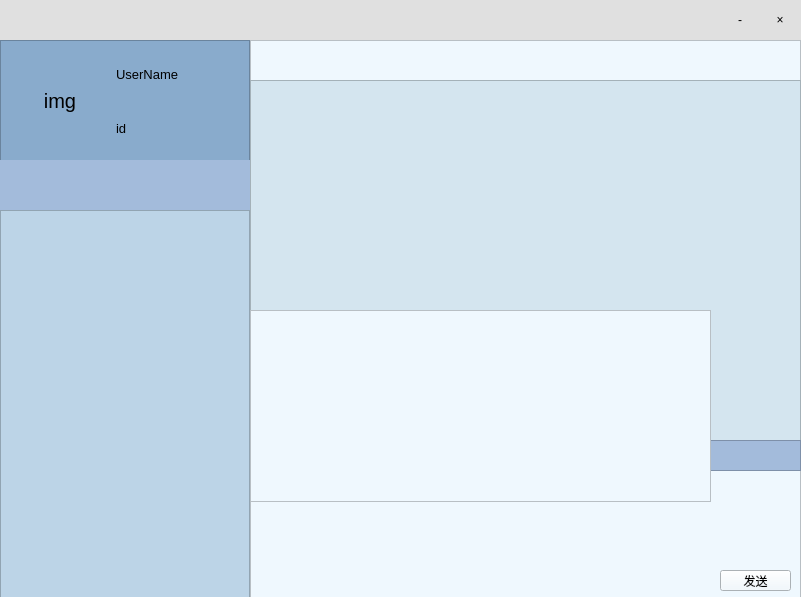
<?xml version="1.0" encoding="UTF-8"?>
<ui version="4.0">
 <class>MainWindow</class>
 <widget class="QWidget" name="MainWindow">
  <property name="geometry">
   <rect>
    <x>0</x>
    <y>0</y>
    <width>801</width>
    <height>597</height>
   </rect>
  </property>
  <property name="windowTitle">
   <string>Form</string>
  </property>
  <property name="styleSheet">
   <string notr="true">QWidget#MainWindow {
    background-color: #E0E0E0;
    border-radius: 20px; /* 调整这个值以设置不同的圆角大小 */
    padding: 20px;
}</string>
  </property>
  <widget class="QToolButton" name="button_mini">
   <property name="geometry">
    <rect>
     <x>720</x>
     <y>0</y>
     <width>40</width>
     <height>40</height>
    </rect>
   </property>
   <property name="styleSheet">
    <string notr="true">#button_mini {
    border: none;
    background-color: transparent;
	border-image: url(:/img/btn_mini.png);
}

#button_mini:hover {
    background-color: #E1E1E1;
	border-image: url(:/img/btn_mini_hover.png);
}

#button_mini:pressed {
    background-color: #BDBDBD;
}</string>
   </property>
   <property name="text">
    <string>-</string>
   </property>
   <property name="icon">
    <iconset>
     <normaloff>:/img/091f3aa07ace0739df8dbda1e6d51eb.jpg</normaloff>:/img/091f3aa07ace0739df8dbda1e6d51eb.jpg</iconset>
   </property>
   <property name="iconSize">
    <size>
     <width>40</width>
     <height>40</height>
    </size>
   </property>
  </widget>
  <widget class="QToolButton" name="button_close">
   <property name="geometry">
    <rect>
     <x>760</x>
     <y>0</y>
     <width>40</width>
     <height>40</height>
    </rect>
   </property>
   <property name="focusPolicy">
    <enum>Qt::StrongFocus</enum>
   </property>
   <property name="styleSheet">
    <string notr="true">#button_close {
    border: none;
    background-color: transparent;
	border-image: url(:/img/btn_close_origin.png);
}

#button_close:hover {
    background-color: #E1E1E1;
	
	border-image: url(:/img/btn_close_hover.png);
}

#button_close:pressed {
    background-color: #BDBDBD;
}</string>
   </property>
   <property name="text">
    <string>×</string>
   </property>
   <property name="icon">
    <iconset>
     <normaloff>:/img/close_2.jpg</normaloff>:/img/close_2.jpg</iconset>
   </property>
   <property name="iconSize">
    <size>
     <width>50</width>
     <height>50</height>
    </size>
   </property>
  </widget>
  <widget class="QLabel" name="label_APPicon">
   <property name="geometry">
    <rect>
     <x>0</x>
     <y>0</y>
     <width>51</width>
     <height>40</height>
    </rect>
   </property>
   <property name="styleSheet">
    <string notr="true">border-image: url(:/img/twwwww_icon.png);</string>
   </property>
   <property name="text">
    <string/>
   </property>
  </widget>
  <widget class="QFrame" name="frame_barList">
   <property name="geometry">
    <rect>
     <x>0</x>
     <y>40</y>
     <width>250</width>
     <height>561</height>
    </rect>
   </property>
   <property name="styleSheet">
    <string notr="true">background-color: rgb(137,171,204);</string>
   </property>
   <property name="frameShape">
    <enum>QFrame::StyledPanel</enum>
   </property>
   <property name="frameShadow">
    <enum>QFrame::Raised</enum>
   </property>
   <widget class="QFrame" name="frame_friend">
    <property name="geometry">
     <rect>
      <x>0</x>
      <y>170</y>
      <width>250</width>
      <height>390</height>
     </rect>
    </property>
    <property name="styleSheet">
     <string notr="true">background-color: rgb(188,212,231);</string>
    </property>
    <property name="frameShape">
     <enum>QFrame::StyledPanel</enum>
    </property>
    <property name="frameShadow">
     <enum>QFrame::Raised</enum>
    </property>
   </widget>
   <widget class="QFrame" name="frame_group">
    <property name="geometry">
     <rect>
      <x>0</x>
      <y>170</y>
      <width>250</width>
      <height>390</height>
     </rect>
    </property>
    <property name="styleSheet">
     <string notr="true">background-color: rgb(188,212,231);</string>
    </property>
    <property name="frameShape">
     <enum>QFrame::StyledPanel</enum>
    </property>
    <property name="frameShadow">
     <enum>QFrame::Raised</enum>
    </property>
   </widget>
   <widget class="QFrame" name="frame_add">
    <property name="geometry">
     <rect>
      <x>0</x>
      <y>170</y>
      <width>250</width>
      <height>390</height>
     </rect>
    </property>
    <property name="styleSheet">
     <string notr="true">background-color: rgb(188,212,231);</string>
    </property>
    <property name="frameShape">
     <enum>QFrame::StyledPanel</enum>
    </property>
    <property name="frameShadow">
     <enum>QFrame::Raised</enum>
    </property>
   </widget>
   <widget class="QFrame" name="frame">
    <property name="geometry">
     <rect>
      <x>0</x>
      <y>120</y>
      <width>251</width>
      <height>50</height>
     </rect>
    </property>
    <property name="styleSheet">
     <string notr="true">background-color: rgb(163,187,219);</string>
    </property>
    <property name="frameShape">
     <enum>QFrame::StyledPanel</enum>
    </property>
    <property name="frameShadow">
     <enum>QFrame::Raised</enum>
    </property>
    <widget class="QWidget" name="layoutWidget_2">
     <property name="geometry">
      <rect>
       <x>0</x>
       <y>0</y>
       <width>251</width>
       <height>52</height>
      </rect>
     </property>
     <layout class="QHBoxLayout" name="buttons_layout">
      <item>
       <widget class="QToolButton" name="button_friendlist">
        <property name="minimumSize">
         <size>
          <width>50</width>
          <height>50</height>
         </size>
        </property>
        <property name="maximumSize">
         <size>
          <width>50</width>
          <height>50</height>
         </size>
        </property>
        <property name="styleSheet">
         <string notr="true">QToolButton#button_friendlist
{
	background-color: transparent;
	border: none;
	border-image: url(:/img/btn_friendlist1.png);
}

QToolButton:hover#button_friendlist
{
	background-color: transparent;
	border: none;
	border-image: url(:/img/btn_friendlist2.png);
}</string>
        </property>
        <property name="iconSize">
         <size>
          <width>70</width>
          <height>70</height>
         </size>
        </property>
       </widget>
      </item>
      <item>
       <widget class="QToolButton" name="button_grouplist">
        <property name="minimumSize">
         <size>
          <width>50</width>
          <height>50</height>
         </size>
        </property>
        <property name="maximumSize">
         <size>
          <width>50</width>
          <height>50</height>
         </size>
        </property>
        <property name="styleSheet">
         <string notr="true">QToolButton#button_grouplist
{
	background-color: transparent;
	border: none;
	
	border-image: url(:/img/btn_grouplist1.png);
}

QToolButton:hover#button_grouplist
{
	background-color: transparent;
	border: none;
	
	border-image: url(:/img/btn_grouplist2.png);
	
}</string>
        </property>
        <property name="text">
         <string/>
        </property>
        <property name="iconSize">
         <size>
          <width>65</width>
          <height>65</height>
         </size>
        </property>
       </widget>
      </item>
      <item>
       <widget class="QToolButton" name="button_add">
        <property name="minimumSize">
         <size>
          <width>50</width>
          <height>50</height>
         </size>
        </property>
        <property name="maximumSize">
         <size>
          <width>50</width>
          <height>50</height>
         </size>
        </property>
        <property name="styleSheet">
         <string notr="true">QToolButton#button_add
{
	background-color: transparent;
	border: none;
	
	border-image: url(:/img/btn_addcreate1.png);
	
}

QToolButton:hover#button_add
{
	background-color: transparent;
	border: none;
	
	border-image: url(:/img/btn_addcreate2.png);
}</string>
        </property>
        <property name="text">
         <string/>
        </property>
        <property name="iconSize">
         <size>
          <width>60</width>
          <height>60</height>
         </size>
        </property>
       </widget>
      </item>
      <item>
       <widget class="QToolButton" name="button_setting">
        <property name="minimumSize">
         <size>
          <width>50</width>
          <height>50</height>
         </size>
        </property>
        <property name="maximumSize">
         <size>
          <width>50</width>
          <height>50</height>
         </size>
        </property>
        <property name="styleSheet">
         <string notr="true">QToolButton#button_setting
{
	background-color: transparent;
	border: none;
	
	border-image: url(:/img/btn_setting1.png);
}

QToolButton:hover#button_setting
{
	background-color: transparent;
	border: none;
	
	border-image: url(:/img/btn_setting2.png);
}</string>
        </property>
        <property name="text">
         <string/>
        </property>
        <property name="iconSize">
         <size>
          <width>50</width>
          <height>50</height>
         </size>
        </property>
       </widget>
      </item>
     </layout>
    </widget>
   </widget>
   <widget class="QFrame" name="frame_setting">
    <property name="geometry">
     <rect>
      <x>0</x>
      <y>170</y>
      <width>250</width>
      <height>391</height>
     </rect>
    </property>
    <property name="styleSheet">
     <string notr="true">background-color: rgb(188,212,231);</string>
    </property>
    <property name="frameShape">
     <enum>QFrame::StyledPanel</enum>
    </property>
    <property name="frameShadow">
     <enum>QFrame::Raised</enum>
    </property>
   </widget>
   <widget class="QWidget" name="layoutWidget_3">
    <property name="geometry">
     <rect>
      <x>10</x>
      <y>10</y>
      <width>201</width>
      <height>102</height>
     </rect>
    </property>
    <layout class="QHBoxLayout" name="horizontalLayout_10">
     <item>
      <widget class="QToolButton" name="button_user_image">
       <property name="minimumSize">
        <size>
         <width>100</width>
         <height>100</height>
        </size>
       </property>
       <property name="styleSheet">
        <string notr="true">QToolButton{color:rgb(0,0,0);border:none;font-size:20px;}</string>
       </property>
       <property name="text">
        <string>img</string>
       </property>
       <property name="iconSize">
        <size>
         <width>80</width>
         <height>80</height>
        </size>
       </property>
      </widget>
     </item>
     <item>
      <layout class="QVBoxLayout" name="verticalLayout_4">
       <item>
        <widget class="QLabel" name="label_username_brief">
         <property name="font">
          <font>
           <pointsize>10</pointsize>
          </font>
         </property>
         <property name="text">
          <string>UserName</string>
         </property>
        </widget>
       </item>
       <item>
        <widget class="QLabel" name="label_userid_brief">
         <property name="font">
          <font>
           <pointsize>10</pointsize>
          </font>
         </property>
         <property name="text">
          <string>id</string>
         </property>
        </widget>
       </item>
      </layout>
     </item>
    </layout>
   </widget>
  </widget>
  <widget class="QFrame" name="frame_dialog">
   <property name="geometry">
    <rect>
     <x>250</x>
     <y>40</y>
     <width>551</width>
     <height>561</height>
    </rect>
   </property>
   <property name="contextMenuPolicy">
    <enum>Qt::NoContextMenu</enum>
   </property>
   <property name="styleSheet">
    <string notr="true">background-color: rgb(239,248,254);
</string>
   </property>
   <property name="frameShape">
    <enum>QFrame::StyledPanel</enum>
   </property>
   <property name="frameShadow">
    <enum>QFrame::Raised</enum>
   </property>
   <widget class="QListWidget" name="listWidget_chat">
    <property name="geometry">
     <rect>
      <x>0</x>
      <y>40</y>
      <width>551</width>
      <height>361</height>
     </rect>
    </property>
    <property name="styleSheet">
     <string notr="true">background-color: rgb(212, 229, 239);</string>
    </property>
   </widget>
   <widget class="QToolButton" name="button_send">
    <property name="geometry">
     <rect>
      <x>470</x>
      <y>530</y>
      <width>71</width>
      <height>21</height>
     </rect>
    </property>
    <property name="text">
     <string>发送</string>
    </property>
   </widget>
   <widget class="QTextEdit" name="textEdit_edit">
    <property name="geometry">
     <rect>
      <x>0</x>
      <y>430</y>
      <width>551</width>
      <height>131</height>
     </rect>
    </property>
    <property name="html">
     <string>&lt;!DOCTYPE HTML PUBLIC &quot;-//W3C//DTD HTML 4.0//EN&quot; &quot;http://www.w3.org/TR/REC-html40/strict.dtd&quot;&gt;
&lt;html&gt;&lt;head&gt;&lt;meta name=&quot;qrichtext&quot; content=&quot;1&quot; /&gt;&lt;style type=&quot;text/css&quot;&gt;
p, li { white-space: pre-wrap; }
&lt;/style&gt;&lt;/head&gt;&lt;body style=&quot; font-family:'SimSun'; font-size:9pt; font-weight:400; font-style:normal;&quot;&gt;
&lt;p style=&quot;-qt-paragraph-type:empty; margin-top:0px; margin-bottom:0px; margin-left:0px; margin-right:0px; -qt-block-indent:0; text-indent:0px;&quot;&gt;&lt;br /&gt;&lt;/p&gt;&lt;/body&gt;&lt;/html&gt;</string>
    </property>
   </widget>
   <widget class="QFrame" name="frame_tool">
    <property name="geometry">
     <rect>
      <x>0</x>
      <y>400</y>
      <width>551</width>
      <height>31</height>
     </rect>
    </property>
    <property name="styleSheet">
     <string notr="true">background-color: rgb(163,187,219);</string>
    </property>
    <property name="frameShape">
     <enum>QFrame::StyledPanel</enum>
    </property>
    <property name="frameShadow">
     <enum>QFrame::Raised</enum>
    </property>
    <widget class="QWidget" name="layoutWidget">
     <property name="geometry">
      <rect>
       <x>1</x>
       <y>1</y>
       <width>211</width>
       <height>31</height>
      </rect>
     </property>
     <layout class="QHBoxLayout" name="buttons_tool">
      <item>
       <widget class="QToolButton" name="button_emoji">
        <property name="styleSheet">
         <string notr="true">#button_emoji {
    border: none;
    background-color: transparent;
	border-image: url(:/img/btn_emoji.png);
}

#button_emoji:hover {
    background-color: #E1E1E1;
}

#button_emoji:pressed {
    background-color: #BDBDBD;
}</string>
        </property>
        <property name="text">
         <string>...</string>
        </property>
        <property name="icon">
         <iconset>
          <normaloff>:/img/bt3.jpg</normaloff>:/img/bt3.jpg</iconset>
        </property>
        <property name="iconSize">
         <size>
          <width>70</width>
          <height>70</height>
         </size>
        </property>
       </widget>
      </item>
      <item>
       <widget class="QToolButton" name="button_screenShot">
        <property name="styleSheet">
         <string notr="true">#button_screenShot {
    border: none;
    background-color: transparent;
	border-image: url(:/img/btn_screenshot.png);
}

#button_screenShot:hover {
    background-color: #E1E1E1;
}

#button_screenShot:pressed {
    background-color: #BDBDBD;
}</string>
        </property>
        <property name="text">
         <string>...</string>
        </property>
        <property name="icon">
         <iconset>
          <normaloff>:/img/bt5.jpg</normaloff>:/img/bt5.jpg</iconset>
        </property>
        <property name="iconSize">
         <size>
          <width>60</width>
          <height>60</height>
         </size>
        </property>
       </widget>
      </item>
      <item>
       <widget class="QToolButton" name="button_picture">
        <property name="styleSheet">
         <string notr="true">#button_picture {
    border: none;
    background-color: transparent;
	
	border-image: url(:/img/btn_img.png);
}

#button_picture:hover {
    background-color: #E1E1E1;
}

#button_picture:pressed {
    background-color: #BDBDBD;
}</string>
        </property>
        <property name="text">
         <string>...</string>
        </property>
        <property name="icon">
         <iconset>
          <normaloff>:/img/bt4.jpg</normaloff>:/img/bt4.jpg</iconset>
        </property>
        <property name="iconSize">
         <size>
          <width>60</width>
          <height>60</height>
         </size>
        </property>
       </widget>
      </item>
      <item>
       <widget class="QToolButton" name="button_file">
        <property name="styleSheet">
         <string notr="true">#button_file {
    border: none;
    background-color: transparent;
	border-image: url(:/img/btn_file.png);
}

#button_file:hover {
    background-color: #E1E1E1;
}

#button_file:pressed {
    background-color: #BDBDBD;
}</string>
        </property>
        <property name="text">
         <string>...</string>
        </property>
        <property name="icon">
         <iconset>
          <normaloff>:/img/bt2.jpg</normaloff>:/img/bt2.jpg</iconset>
        </property>
        <property name="iconSize">
         <size>
          <width>50</width>
          <height>50</height>
         </size>
        </property>
       </widget>
      </item>
      <item>
       <widget class="QToolButton" name="button_style">
        <property name="styleSheet">
         <string notr="true">#button_style {
    border: none;
    background-color: transparent;
	
	border-image: url(:/img/btn_setting.png);
}

#button_style:hover {
    background-color: #E1E1E1;
}

#button_style:pressed {
    background-color: #BDBDBD;
}</string>
        </property>
        <property name="text">
         <string>...</string>
        </property>
        <property name="icon">
         <iconset>
          <normaloff>:/img/bt1.jpg</normaloff>:/img/bt1.jpg</iconset>
        </property>
        <property name="iconSize">
         <size>
          <width>50</width>
          <height>50</height>
         </size>
        </property>
       </widget>
      </item>
     </layout>
    </widget>
   </widget>
   <widget class="QTableWidget" name="tableWidget_emoji">
    <property name="geometry">
     <rect>
      <x>0</x>
      <y>270</y>
      <width>461</width>
      <height>192</height>
     </rect>
    </property>
    <property name="sizePolicy">
     <sizepolicy hsizetype="Expanding" vsizetype="Expanding">
      <horstretch>1</horstretch>
      <verstretch>0</verstretch>
     </sizepolicy>
    </property>
   </widget>
   <widget class="QToolButton" name="button_temp_img">
    <property name="geometry">
     <rect>
      <x>220</x>
      <y>10</y>
      <width>191</width>
      <height>21</height>
     </rect>
    </property>
    <property name="styleSheet">
     <string notr="true">QToolButton{color:rgb(0,0,0);border:none;font-size:20px;}</string>
    </property>
    <property name="text">
     <string/>
    </property>
   </widget>
   <zorder>listWidget_chat</zorder>
   <zorder>textEdit_edit</zorder>
   <zorder>button_send</zorder>
   <zorder>frame_tool</zorder>
   <zorder>tableWidget_emoji</zorder>
   <zorder>button_temp_img</zorder>
  </widget>
  <widget class="QFrame" name="frame_background">
   <property name="geometry">
    <rect>
     <x>220</x>
     <y>90</y>
     <width>551</width>
     <height>641</height>
    </rect>
   </property>
   <property name="contextMenuPolicy">
    <enum>Qt::NoContextMenu</enum>
   </property>
   <property name="styleSheet">
    <string notr="true">image: url(:/img/background.png);
</string>
   </property>
   <property name="frameShape">
    <enum>QFrame::StyledPanel</enum>
   </property>
   <property name="frameShadow">
    <enum>QFrame::Raised</enum>
   </property>
  </widget>
  <widget class="QFrame" name="frame_info">
   <property name="geometry">
    <rect>
     <x>250</x>
     <y>40</y>
     <width>551</width>
     <height>571</height>
    </rect>
   </property>
   <property name="contextMenuPolicy">
    <enum>Qt::NoContextMenu</enum>
   </property>
   <property name="styleSheet">
    <string notr="true">background-color: rgb(212, 229, 239);</string>
   </property>
   <property name="frameShape">
    <enum>QFrame::StyledPanel</enum>
   </property>
   <property name="frameShadow">
    <enum>QFrame::Raised</enum>
   </property>
   <layout class="QVBoxLayout" name="verticalLayout">
    <item>
     <widget class="QLabel" name="label_2">
      <property name="text">
       <string>&lt;html&gt;&lt;head/&gt;&lt;body&gt;&lt;p align=&quot;center&quot;&gt;&lt;span style=&quot; font-size:12pt; font-weight:600; color:#004474;&quot;&gt;个人主页&lt;/span&gt;&lt;/p&gt;&lt;/body&gt;&lt;/html&gt;</string>
      </property>
     </widget>
    </item>
    <item>
     <layout class="QHBoxLayout" name="horizontalLayout_7">
      <item>
       <widget class="QToolButton" name="imgbtn_2">
        <property name="sizePolicy">
         <sizepolicy hsizetype="Fixed" vsizetype="Fixed">
          <horstretch>0</horstretch>
          <verstretch>1</verstretch>
         </sizepolicy>
        </property>
        <property name="minimumSize">
         <size>
          <width>100</width>
          <height>100</height>
         </size>
        </property>
        <property name="text">
         <string>img</string>
        </property>
        <property name="iconSize">
         <size>
          <width>80</width>
          <height>80</height>
         </size>
        </property>
       </widget>
      </item>
      <item>
       <layout class="QVBoxLayout" name="verticalLayout_2">
        <item>
         <widget class="QLabel" name="label_username_detail">
          <property name="sizePolicy">
           <sizepolicy hsizetype="Preferred" vsizetype="Preferred">
            <horstretch>1</horstretch>
            <verstretch>0</verstretch>
           </sizepolicy>
          </property>
          <property name="font">
           <font>
            <pointsize>10</pointsize>
           </font>
          </property>
          <property name="styleSheet">
           <string notr="true">background-color: rgb(255, 255, 255);</string>
          </property>
          <property name="text">
           <string>UserName</string>
          </property>
         </widget>
        </item>
        <item>
         <widget class="QLabel" name="label_userid_detail">
          <property name="sizePolicy">
           <sizepolicy hsizetype="Preferred" vsizetype="Preferred">
            <horstretch>1</horstretch>
            <verstretch>0</verstretch>
           </sizepolicy>
          </property>
          <property name="font">
           <font>
            <pointsize>10</pointsize>
           </font>
          </property>
          <property name="styleSheet">
           <string notr="true">background-color: rgb(255, 255, 255);</string>
          </property>
          <property name="text">
           <string>id</string>
          </property>
         </widget>
        </item>
       </layout>
      </item>
     </layout>
    </item>
    <item>
     <widget class="QLabel" name="label_motto">
      <property name="font">
       <font>
        <pointsize>10</pointsize>
       </font>
      </property>
      <property name="styleSheet">
       <string notr="true">background-color: rgb(255, 255, 255);</string>
      </property>
      <property name="text">
       <string>&lt;html&gt;&lt;head/&gt;&lt;body&gt;&lt;p&gt;个性签名&lt;/p&gt;&lt;/body&gt;&lt;/html&gt;</string>
      </property>
     </widget>
    </item>
    <item>
     <layout class="QHBoxLayout" name="horizontalLayout_5">
      <item>
       <layout class="QHBoxLayout" name="horizontalLayout_2">
        <item>
         <widget class="QLabel" name="label_3">
          <property name="sizePolicy">
           <sizepolicy hsizetype="Preferred" vsizetype="Preferred">
            <horstretch>1</horstretch>
            <verstretch>0</verstretch>
           </sizepolicy>
          </property>
          <property name="text">
           <string>&lt;html&gt;&lt;head/&gt;&lt;body&gt;&lt;p&gt;&lt;span style=&quot; font-weight:600; color:#004474;&quot;&gt;性别&lt;/span&gt;&lt;/p&gt;&lt;/body&gt;&lt;/html&gt;</string>
          </property>
         </widget>
        </item>
        <item>
         <widget class="QLabel" name="label_sex">
          <property name="sizePolicy">
           <sizepolicy hsizetype="Preferred" vsizetype="Preferred">
            <horstretch>2</horstretch>
            <verstretch>0</verstretch>
           </sizepolicy>
          </property>
          <property name="font">
           <font>
            <pointsize>10</pointsize>
           </font>
          </property>
          <property name="styleSheet">
           <string notr="true">background-color: rgb(255, 255, 255);</string>
          </property>
          <property name="text">
           <string>sex</string>
          </property>
         </widget>
        </item>
       </layout>
      </item>
      <item>
       <layout class="QHBoxLayout" name="horizontalLayout_4">
        <item>
         <widget class="QLabel" name="label_4">
          <property name="sizePolicy">
           <sizepolicy hsizetype="Preferred" vsizetype="Preferred">
            <horstretch>1</horstretch>
            <verstretch>0</verstretch>
           </sizepolicy>
          </property>
          <property name="text">
           <string>&lt;html&gt;&lt;head/&gt;&lt;body&gt;&lt;p&gt;&lt;span style=&quot; font-weight:600; color:#004474;&quot;&gt;年龄&lt;/span&gt;&lt;/p&gt;&lt;/body&gt;&lt;/html&gt;</string>
          </property>
         </widget>
        </item>
        <item>
         <widget class="QLabel" name="label_age">
          <property name="sizePolicy">
           <sizepolicy hsizetype="Preferred" vsizetype="Preferred">
            <horstretch>2</horstretch>
            <verstretch>0</verstretch>
           </sizepolicy>
          </property>
          <property name="font">
           <font>
            <pointsize>10</pointsize>
           </font>
          </property>
          <property name="styleSheet">
           <string notr="true">background-color: rgb(255, 255, 255);</string>
          </property>
          <property name="text">
           <string>age</string>
          </property>
         </widget>
        </item>
       </layout>
      </item>
     </layout>
    </item>
    <item>
     <layout class="QHBoxLayout" name="horizontalLayout_6">
      <item>
       <layout class="QHBoxLayout" name="horizontalLayout_3">
        <item>
         <widget class="QLabel" name="label_5">
          <property name="sizePolicy">
           <sizepolicy hsizetype="Preferred" vsizetype="Preferred">
            <horstretch>1</horstretch>
            <verstretch>0</verstretch>
           </sizepolicy>
          </property>
          <property name="text">
           <string>&lt;html&gt;&lt;head/&gt;&lt;body&gt;&lt;p&gt;&lt;span style=&quot; font-weight:600; color:#004474;&quot;&gt;生日&lt;/span&gt;&lt;/p&gt;&lt;/body&gt;&lt;/html&gt;</string>
          </property>
         </widget>
        </item>
        <item>
         <widget class="QLabel" name="birthday">
          <property name="sizePolicy">
           <sizepolicy hsizetype="Preferred" vsizetype="Preferred">
            <horstretch>2</horstretch>
            <verstretch>0</verstretch>
           </sizepolicy>
          </property>
          <property name="font">
           <font>
            <pointsize>10</pointsize>
           </font>
          </property>
          <property name="styleSheet">
           <string notr="true">background-color: rgb(255, 255, 255);</string>
          </property>
          <property name="text">
           <string>birthday</string>
          </property>
         </widget>
        </item>
       </layout>
      </item>
      <item>
       <layout class="QHBoxLayout" name="horizontalLayout">
        <item>
         <widget class="QLabel" name="label_6">
          <property name="sizePolicy">
           <sizepolicy hsizetype="Preferred" vsizetype="Preferred">
            <horstretch>1</horstretch>
            <verstretch>0</verstretch>
           </sizepolicy>
          </property>
          <property name="text">
           <string>&lt;html&gt;&lt;head/&gt;&lt;body&gt;&lt;p&gt;&lt;span style=&quot; font-weight:600; color:#004474;&quot;&gt;地区&lt;/span&gt;&lt;/p&gt;&lt;/body&gt;&lt;/html&gt;</string>
          </property>
         </widget>
        </item>
        <item>
         <widget class="QLabel" name="label_location">
          <property name="sizePolicy">
           <sizepolicy hsizetype="Preferred" vsizetype="Preferred">
            <horstretch>2</horstretch>
            <verstretch>0</verstretch>
           </sizepolicy>
          </property>
          <property name="font">
           <font>
            <pointsize>10</pointsize>
           </font>
          </property>
          <property name="styleSheet">
           <string notr="true">background-color: rgb(255, 255, 255);</string>
          </property>
          <property name="text">
           <string>location</string>
          </property>
         </widget>
        </item>
       </layout>
      </item>
     </layout>
    </item>
    <item>
     <widget class="QLabel" name="photo">
      <property name="sizePolicy">
       <sizepolicy hsizetype="Preferred" vsizetype="Preferred">
        <horstretch>0</horstretch>
        <verstretch>1</verstretch>
       </sizepolicy>
      </property>
      <property name="font">
       <font>
        <pointsize>10</pointsize>
       </font>
      </property>
      <property name="styleSheet">
       <string notr="true">background-color: rgb(255, 255, 255);</string>
      </property>
      <property name="text">
       <string>&lt;html&gt;&lt;head/&gt;&lt;body&gt;&lt;p align=&quot;center&quot;&gt;精选照片&lt;/p&gt;&lt;/body&gt;&lt;/html&gt;</string>
      </property>
     </widget>
    </item>
    <item>
     <spacer name="verticalSpacer">
      <property name="orientation">
       <enum>Qt::Vertical</enum>
      </property>
      <property name="sizeHint" stdset="0">
       <size>
        <width>20</width>
        <height>40</height>
       </size>
      </property>
     </spacer>
    </item>
   </layout>
  </widget>
  <zorder>frame_background</zorder>
  <zorder>button_mini</zorder>
  <zorder>button_close</zorder>
  <zorder>label_APPicon</zorder>
  <zorder>frame_barList</zorder>
  <zorder>frame_info</zorder>
  <zorder>frame_dialog</zorder>
 </widget>
 <resources/>
 <connections/>
</ui>
